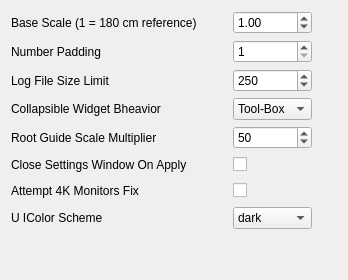
               <widget class="QWidget" name="global_page">
                <layout class="QGridLayout" name="gridLayout_2">
                 <item row="8" column="2">
                  <widget class="QLabel" name="label_11">
                   <property name="text">
                    <string>Close Settings Window On Apply</string>
                   </property>
                  </widget>
                 </item>
                 <item row="5" column="3">
                  <spacer name="horizontalSpacer_9">
                   <property name="orientation">
                    <enum>Qt::Horizontal</enum>
                   </property>
                   <property name="sizeType">
                    <enum>QSizePolicy::Fixed</enum>
                   </property>
                   <property name="sizeHint" stdset="0">
                    <size>
                     <width>30</width>
                     <height>20</height>
                    </size>
                   </property>
                  </spacer>
                 </item>
                 <item row="3" column="2">
                  <widget class="QLabel" name="label_3">
                   <property name="text">
                    <string>Number Padding</string>
                   </property>
                  </widget>
                 </item>
                 <item row="4" column="6">
                  <spacer name="horizontalSpacer_8">
                   <property name="orientation">
                    <enum>Qt::Horizontal</enum>
                   </property>
                   <property name="sizeType">
                    <enum>QSizePolicy::Fixed</enum>
                   </property>
                   <property name="sizeHint" stdset="0">
                    <size>
                     <width>25</width>
                     <height>20</height>
                    </size>
                   </property>
                  </spacer>
                 </item>
                 <item row="2" column="3">
                  <spacer name="horizontalSpacer_6">
                   <property name="orientation">
                    <enum>Qt::Horizontal</enum>
                   </property>
                   <property name="sizeType">
                    <enum>QSizePolicy::Fixed</enum>
                   </property>
                   <property name="sizeHint" stdset="0">
                    <size>
                     <width>30</width>
                     <height>20</height>
                    </size>
                   </property>
                  </spacer>
                 </item>
                 <item row="3" column="4">
                  <widget class="QSpinBox" name="numberSuffixPadding">
                   <property name="minimum">
                    <number>1</number>
                   </property>
                   <property name="maximum">
                    <number>4</number>
                   </property>
                  </widget>
                 </item>
                 <item row="3" column="3">
                  <spacer name="horizontalSpacer_4">
                   <property name="orientation">
                    <enum>Qt::Horizontal</enum>
                   </property>
                   <property name="sizeType">
                    <enum>QSizePolicy::Fixed</enum>
                   </property>
                   <property name="sizeHint" stdset="0">
                    <size>
                     <width>30</width>
                     <height>20</height>
                    </size>
                   </property>
                  </spacer>
                 </item>
                 <item row="2" column="6">
                  <spacer name="horizontalSpacer_5">
                   <property name="orientation">
                    <enum>Qt::Horizontal</enum>
                   </property>
                   <property name="sizeType">
                    <enum>QSizePolicy::Fixed</enum>
                   </property>
                   <property name="sizeHint" stdset="0">
                    <size>
                     <width>25</width>
                     <height>20</height>
                    </size>
                   </property>
                  </spacer>
                 </item>
                 <item row="5" column="4">
                  <widget class="QComboBox" name="collapsibleWidgetBehavior">
                   <item>
                    <property name="text">
                     <string>Tool-Box</string>
                    </property>
                   </item>
                   <item>
                    <property name="text">
                     <string>Free</string>
                    </property>
                   </item>
                  </widget>
                 </item>
                 <item row="4" column="3">
                  <spacer name="horizontalSpacer_7">
                   <property name="orientation">
                    <enum>Qt::Horizontal</enum>
                   </property>
                   <property name="sizeType">
                    <enum>QSizePolicy::Fixed</enum>
                   </property>
                   <property name="sizeHint" stdset="0">
                    <size>
                     <width>30</width>
                     <height>20</height>
                    </size>
                   </property>
                  </spacer>
                 </item>
                 <item row="4" column="2">
                  <widget class="QLabel" name="label_5">
                   <property name="text">
                    <string>Log File Size Limit</string>
                   </property>
                  </widget>
                 </item>
                 <item row="2" column="4">
                  <widget class="QDoubleSpinBox" name="mnsProjectScale">
                   <property name="minimum">
                    <double>0.010000000000000</double>
                   </property>
                   <property name="singleStep">
                    <double>0.200000000000000</double>
                   </property>
                   <property name="value">
                    <double>1.000000000000000</double>
                   </property>
                  </widget>
                 </item>
                 <item row="2" column="2">
                  <widget class="QLabel" name="label_4">
                   <property name="text">
                    <string>Base Scale (1 = 180 cm reference)</string>
                   </property>
                  </widget>
                 </item>
                 <item row="4" column="4">
                  <widget class="QSpinBox" name="logFileSizeLimit">
                   <property name="minimum">
                    <number>10</number>
                   </property>
                   <property name="maximum">
                    <number>1000</number>
                   </property>
                   <property name="value">
                    <number>250</number>
                   </property>
                  </widget>
                 </item>
                 <item row="9" column="2">
                  <widget class="QLabel" name="label_13">
                   <property name="text">
                    <string>Attempt 4K Monitors Fix</string>
                   </property>
                  </widget>
                 </item>
                 <item row="5" column="2">
                  <widget class="QLabel" name="label_6">
                   <property name="text">
                    <string>Collapsible Widget Bheavior</string>
                   </property>
                  </widget>
                 </item>
                 <item row="7" column="2">
                  <widget class="QLabel" name="label_7">
                   <property name="text">
                    <string>Root Guide Scale Multiplier</string>
                   </property>
                  </widget>
                 </item>
                 <item row="7" column="4">
                  <widget class="QSpinBox" name="rootGuideScaleMultiplier">
                   <property name="minimum">
                    <number>10</number>
                   </property>
                   <property name="maximum">
                    <number>1000</number>
                   </property>
                   <property name="value">
                    <number>50</number>
                   </property>
                  </widget>
                 </item>
                 <item row="5" column="6">
                  <spacer name="horizontalSpacer_10">
                   <property name="orientation">
                    <enum>Qt::Horizontal</enum>
                   </property>
                   <property name="sizeType">
                    <enum>QSizePolicy::Fixed</enum>
                   </property>
                   <property name="sizeHint" stdset="0">
                    <size>
                     <width>25</width>
                     <height>20</height>
                    </size>
                   </property>
                  </spacer>
                 </item>
                 <item row="8" column="3">
                  <spacer name="horizontalSpacer_13">
                   <property name="orientation">
                    <enum>Qt::Horizontal</enum>
                   </property>
                   <property name="sizeType">
                    <enum>QSizePolicy::Fixed</enum>
                   </property>
                   <property name="sizeHint" stdset="0">
                    <size>
                     <width>30</width>
                     <height>20</height>
                    </size>
                   </property>
                  </spacer>
                 </item>
                 <item row="8" column="4">
                  <widget class="QCheckBox" name="closeSettingsWindowOnApply">
                   <property name="text">
                    <string/>
                   </property>
                  </widget>
                 </item>
                 <item row="8" column="6">
                  <spacer name="horizontalSpacer_14">
                   <property name="orientation">
                    <enum>Qt::Horizontal</enum>
                   </property>
                   <property name="sizeType">
                    <enum>QSizePolicy::Fixed</enum>
                   </property>
                   <property name="sizeHint" stdset="0">
                    <size>
                     <width>25</width>
                     <height>20</height>
                    </size>
                   </property>
                  </spacer>
                 </item>
                 <item row="9" column="6">
                  <spacer name="horizontalSpacer_16">
                   <property name="orientation">
                    <enum>Qt::Horizontal</enum>
                   </property>
                   <property name="sizeType">
                    <enum>QSizePolicy::Fixed</enum>
                   </property>
                   <property name="sizeHint" stdset="0">
                    <size>
                     <width>25</width>
                     <height>20</height>
                    </size>
                   </property>
                  </spacer>
                 </item>
                 <item row="9" column="3">
                  <spacer name="horizontalSpacer_15">
                   <property name="orientation">
                    <enum>Qt::Horizontal</enum>
                   </property>
                   <property name="sizeType">
                    <enum>QSizePolicy::Fixed</enum>
                   </property>
                   <property name="sizeHint" stdset="0">
                    <size>
                     <width>30</width>
                     <height>20</height>
                    </size>
                   </property>
                  </spacer>
                 </item>
                 <item row="9" column="4">
                  <widget class="QCheckBox" name="attempt4KmonitorFix">
                   <property name="text">
                    <string/>
                   </property>
                  </widget>
                 </item>
                 <item row="7" column="6">
                  <spacer name="horizontalSpacer_11">
                   <property name="orientation">
                    <enum>Qt::Horizontal</enum>
                   </property>
                   <property name="sizeType">
                    <enum>QSizePolicy::Fixed</enum>
                   </property>
                   <property name="sizeHint" stdset="0">
                    <size>
                     <width>25</width>
                     <height>20</height>
                    </size>
                   </property>
                  </spacer>
                 </item>
                 <item row="3" column="6">
                  <spacer name="horizontalSpacer_3">
                   <property name="orientation">
                    <enum>Qt::Horizontal</enum>
                   </property>
                   <property name="sizeType">
                    <enum>QSizePolicy::Fixed</enum>
                   </property>
                   <property name="sizeHint" stdset="0">
                    <size>
                     <width>25</width>
                     <height>20</height>
                    </size>
                   </property>
                  </spacer>
                 </item>
                 <item row="7" column="3">
                  <spacer name="horizontalSpacer_12">
                   <property name="orientation">
                    <enum>Qt::Horizontal</enum>
                   </property>
                   <property name="sizeType">
                    <enum>QSizePolicy::Fixed</enum>
                   </property>
                   <property name="sizeHint" stdset="0">
                    <size>
                     <width>30</width>
                     <height>20</height>
                    </size>
                   </property>
                  </spacer>
                 </item>
                 <item row="11" column="2">
                  <spacer name="verticalSpacer_2">
                   <property name="orientation">
                    <enum>Qt::Vertical</enum>
                   </property>
                   <property name="sizeHint" stdset="0">
                    <size>
                     <width>20</width>
                     <height>40</height>
                    </size>
                   </property>
                  </spacer>
                 </item>
                 <item row="10" column="2">
                  <widget class="QLabel" name="label_14">
                   <property name="text">
                    <string>U IColor Scheme</string>
                   </property>
                  </widget>
                 </item>
                 <item row="10" column="3">
                  <spacer name="horizontalSpacer_17">
                   <property name="orientation">
                    <enum>Qt::Horizontal</enum>
                   </property>
                   <property name="sizeType">
                    <enum>QSizePolicy::Fixed</enum>
                   </property>
                   <property name="sizeHint" stdset="0">
                    <size>
                     <width>30</width>
                     <height>20</height>
                    </size>
                   </property>
                  </spacer>
                 </item>
                 <item row="10" column="4">
                  <widget class="QComboBox" name="UIColorScheme">
                   <item>
                    <property name="text">
                     <string>dark</string>
                    </property>
                   </item>
                  </widget>
                 </item>
                 <item row="10" column="6">
                  <spacer name="horizontalSpacer_18">
                   <property name="orientation">
                    <enum>Qt::Horizontal</enum>
                   </property>
                   <property name="sizeType">
                    <enum>QSizePolicy::Fixed</enum>
                   </property>
                   <property name="sizeHint" stdset="0">
                    <size>
                     <width>25</width>
                     <height>20</height>
                    </size>
                   </property>
                  </spacer>
                 </item>
                </layout>
               </widget>
